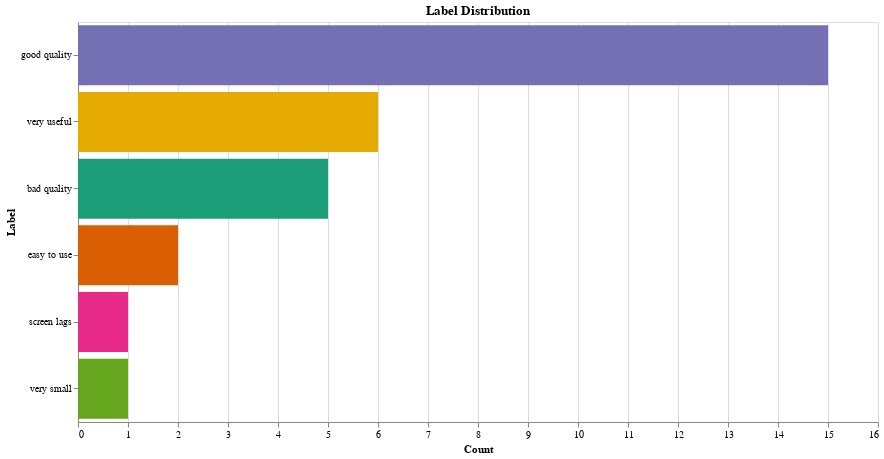

The code cell stored with this chart in its notebook:
### Code cell
label_counts = reviews1['zero_shot_label'].value_counts().reset_index()
label_counts.columns = ['zero_shot_label', 'count']

alt.Chart(label_counts).mark_bar().encode(
    x=alt.X('count:Q', title='Count'),
    y=alt.Y('zero_shot_label:N', sort='-x', title='Label'),
    color=alt.Color('zero_shot_label:N', scale=alt.Scale(scheme='dark2'), legend=None)
).properties(
    width=800,
    height=400,
    title='Label Distribution'
)

### Figure 1 — Vega-Lite specification as saved in the notebook (floating-point values rounded to 4 significant figures)
{"config": {"view": {"continuousWidth": 300, "continuousHeight": 300}}, "data": {"name": "data-06b5fea7fa17bcb376428831eff23fd5"}, "mark": {"type": "bar"}, "encoding": {"color": {"field": "zero_shot_label", "legend": null, "scale": {"scheme": "dark2"}, "type": "nominal"}, "x": {"field": "count", "title": "Count", "type": "quantitative"}, "y": {"field": "zero_shot_label", "sort": "-x", "title": "Label", "type": "nominal"}}, "height": 400, "title": "Label Distribution", "width": 800, "$schema": "https://vega.github.io/schema/vega-lite/v5.20.1.json", "datasets": {"data-06b5fea7fa17bcb376428831eff23fd5": [{"zero_shot_label": "good quality", "count": 15}, {"zero_shot_label": "very useful", "count": 6}, {"zero_shot_label": "bad quality", "count": 5}, {"zero_shot_label": "easy to use", "count": 2}, {"zero_shot_label": "screen lags", "count": 1}, {"zero_shot_label": "very small", "count": 1}]}}
